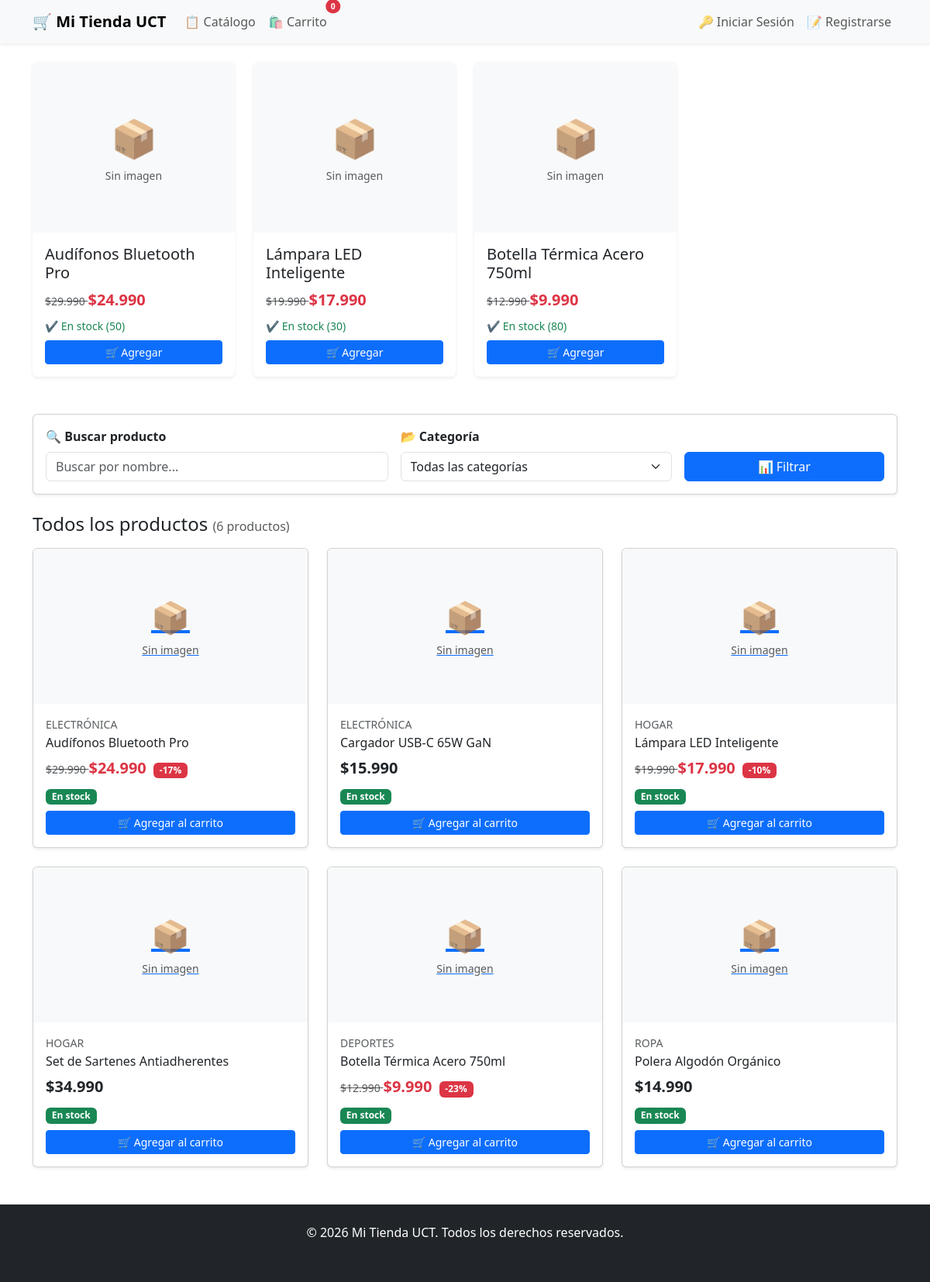
The page / on the database its author committed.
### tables this page shows
CREATE TABLE inventario (
    id                  INT AUTO_INCREMENT PRIMARY KEY,
    producto_id         INT         NOT NULL UNIQUE,
    cantidad            INT         NOT NULL DEFAULT 0 COMMENT 'Stock disponible actual',
    cantidad_reservada  INT         NOT NULL DEFAULT 0 COMMENT 'Stock apartado por carritos/órdenes en progreso',
    umbral_alerta       INT         NOT NULL DEFAULT 5 COMMENT 'Cantidad mínima antes de alertar reposición',
    FOREIGN KEY (producto_id) REFERENCES productos(id) ON DELETE CASCADE ON UPDATE CASCADE,
    INDEX idx_inventario_alerta (cantidad, umbral_alerta),
    CHECK (cantidad >= 0),
    CHECK (cantidad_reservada >= 0)
);

CREATE TABLE productos (
    id                  INT AUTO_INCREMENT PRIMARY KEY,
    sku                 VARCHAR(50)     NOT NULL UNIQUE COMMENT 'Stock Keeping Unit - código interno del producto',
    nombre              VARCHAR(255)    NOT NULL,
    descripcion         TEXT            DEFAULT NULL,
    precio              DECIMAL(10,2)   NOT NULL COMMENT 'Precio normal en CLP (ej: 29990.00)',
    precio_descuento    DECIMAL(10,2)   DEFAULT NULL COMMENT 'Precio con oferta (NULL = sin descuento)',
    categoria_id        INT             NOT NULL,
    activo              TINYINT(1)      NOT NULL DEFAULT 1,
    destacado           TINYINT(1)      NOT NULL DEFAULT 0 COMMENT 'Producto destacado en homepage',
    slug                VARCHAR(255)    NOT NULL UNIQUE COMMENT 'URL amigable: nombre-del-producto',
    fecha_creacion      DATETIME        NOT NULL DEFAULT NOW(),
    FOREIGN KEY (categoria_id) REFERENCES categorias(id) ON DELETE RESTRICT ON UPDATE CASCADE,
    INDEX idx_productos_categoria (categoria_id),
    INDEX idx_productos_activo (activo),
    INDEX idx_productos_destacado (destacado)
);

CREATE TABLE categorias (
    id              INT AUTO_INCREMENT PRIMARY KEY,
    nombre          VARCHAR(100)    NOT NULL UNIQUE,
    descripcion     TEXT            DEFAULT NULL COMMENT 'Descripción visible para el cliente',
    activa          TINYINT(1)      NOT NULL DEFAULT 1,
    orden           INT             NOT NULL DEFAULT 0 COMMENT 'Orden de visualización (menor = primero)',
    INDEX idx_categorias_activa (activa),
    INDEX idx_categorias_orden (orden)
);

### includes/funciones.php (called while the page is built, shortened)
<?php
function escapar($texto): string
{
    return htmlspecialchars((string) $texto, ENT_QUOTES, 'UTF-8');
}
function formato_precio($cantidad): string
{
    return '$' . number_format((float) $cantidad, 0, ',', '.');
}

### index.php (the view, shortened to what this page needs)
<?php
require_once __DIR__ . '/includes/funciones.php';
require_once __DIR__ . '/includes/header.php';
$pdo = getDB();
$pagina      = isset($_GET['pagina']) ? max(1, (int) $_GET['pagina']) : 1;
$busqueda    = isset($_GET['buscar']) ? trim($_GET['buscar']) : '';
$por_pagina  = 6;
$offset      = ($pagina - 1) * $por_pagina;
$stmt = $pdo->query("
    SELECT p.*, i.url as imagen_url, i.alt_text,
           inv.cantidad as stock
    FROM productos p
    LEFT JOIN (
        SELECT producto_id, url, alt_text
        FROM imagenes
        WHERE es_principal = 1
    ) i ON i.producto_id = p.id
    LEFT JOIN inventario inv ON inv.producto_id = p.id
    WHERE p.activo = 1 AND p.destacado = 1
    ORDER BY p.fecha_creacion DESC
    LIMIT 4
");
$destacados = $stmt->fetchAll();
?>
<?php if (!empty($destacados)): ?>
<section class="hero-section mb-5">
    <div class="row row-cols-1 row-cols-md-2 row-cols-lg-4 g-4">
        <?php foreach ($destacados as $prod): ?>
        <div class="col">
            <div class="card h-100 shadow-sm border-0 featured-card">
                <a href="producto.php?id=<?= (int) $prod['id'] ?>" class="text-decoration-none">
                    <div class="card-img-top bg-light d-flex align-items-center justify-content-center"
                         style="height: 220px; overflow: hidden;">
                        <?php if (!empty($prod['imagen_url'])): ?>
                            <img src="<?= escapar($prod['imagen_url']) ?>"
                                 alt="<?= escapar($prod['alt_text'] ?? $prod['nombre']) ?>"
                                 class="img-fluid"
                                 style="max-height: 100%; object-fit: contain;">
                        <?php else: ?>
                            <div class="text-center text-muted p-4">
                                <div style="font-size: 3rem;">📦</div>
                                <small>Sin imagen</small>
                            </div>
                        <?php endif; ?>
                    </div>
                </a>
                <div class="card-body d-flex flex-column">
                    <h5 class="card-title">
                        <a href="producto.php?id=<?= (int) $prod['id'] ?>"
                           class="text-decoration-none text-dark stretched-link">
                            <?= escapar($prod['nombre']) ?>
                        </a>
                    </h5>
                    <div class="mb-2">
                        <?php if (!empty($prod['precio_descuento'])): ?>
                            <span class="text-muted text-decoration-line-through small">
                                <?= formato_precio($prod['precio']) ?>
                            </span>
                            <span class="fs-5 fw-bold text-danger">
                                <?= formato_precio($prod['precio_descuento']) ?>
                            </span>
                        <?php else: ?>
                            <span class="fs-5 fw-bold">
                                <?= formato_precio($prod['precio']) ?>
                            </span>
                        <?php endif; ?>
                    </div>
                    <p class="text-muted small mb-2">
                        <?php if (($prod['stock'] ?? 0) > 0): ?>
                            <span class="text-success">✔ En stock (<?= (int) $prod['stock'] ?>)</span>
                        <?php else: ?>
                            <span class="text-danger">✖ Sin stock</span>
                        <?php endif; ?>
                    </p>
                    <button class="btn btn-primary btn-sm mt-auto agregar-carrito"
                            data-producto-id="<?= (int) $prod['id'] ?>"
                            data-cantidad="1"
                            <?= (($prod['stock'] ?? 0) < 1) ? 'disabled' : '' ?>>
                        🛒 Agregar
                    </button>
                </div>
            </div>
        </div>
        <?php endforeach; ?>
    </div>
</section>
<?php endif; ?>
<section class="catalogo-filtros mb-4">
    <div class="card shadow-sm">
        <div class="card-body">
            <form method="GET" action="index.php" class="row g-3 align-items-end">
                <div class="col-md-5">
                    <label for="buscar" class="form-label fw-semibold">🔍 Buscar producto</label>
                    <input type="text"
                           id="buscar"
                           name="buscar"
                           class="form-control"
                           placeholder="Buscar por nombre..."
                           value="<?= escapar($busqueda) ?>">
                </div>
                <div class="col-md-4">
                    <label for="categoria" class="form-label fw-semibold">📂 Categoría</label>
                    <select id="categoria" name="categoria" class="form-select">
                        <option value="0">Todas las categorías</option>
                    </select>
                </div>
                <div class="col-md-3">
                    <button type="submit" class="btn btn-primary w-100">📊 Filtrar</button>
                </div>
            </form>
        </div>
    </div>
</section>
<section class="catalogo-productos">
    <?php
    $where  = ["p.activo = 1"];
    $params = [];
    $where_sql = implode(' AND ', $where);
    $stmt_count = $pdo->prepare("
        SELECT COUNT(*) as total
        FROM productos p
        WHERE $where_sql
    ");
    $stmt_count->execute($params);
    $total_productos = (int) $stmt_count->fetch()['total'];
    $stmt = $pdo->prepare("
        SELECT p.*, i.url as imagen_url, i.alt_text,
               inv.cantidad as stock,
               c.nombre as categoria_nombre
        FROM productos p
        LEFT JOIN (
            SELECT producto_id, url, alt_text
            FROM imagenes
            WHERE es_principal = 1
        ) i ON i.producto_id = p.id
        LEFT JOIN inventario inv ON inv.producto_id = p.id
        LEFT JOIN categorias c ON c.id = p.categoria_id
        WHERE $where_sql
        ORDER BY p.fecha_creacion DESC
        LIMIT :limite OFFSET :offset
    ");
    $stmt->bindValue(':limite', $por_pagina, PDO::PARAM_INT);
    $stmt->bindValue(':offset', $offset, PDO::PARAM_INT);
    $stmt->execute();
    $productos = $stmt->fetchAll();
    ?>
    <div class="d-flex justify-content-between align-items-center mb-3">
        <h4 class="mb-0">
            <?php if ($busqueda !== ''): ?>
                Resultados para "<?= escapar($busqueda) ?>"
            <?php else: ?>
                Todos los productos
            <?php endif; ?>
            <small class="text-muted fs-6">(<?= $total_productos ?> productos)</small>
        </h4>
    </div>
    <?php if (empty($productos)): ?>
        <div class="alert alert-info text-center py-5">
            <div style="font-size: 3rem;">📭</div>
            <h5>No se encontraron productos</h5>
            <p class="mb-0">Intenta con otra búsqueda o categoría.</p>
        </div>
    <?php else: ?>
        <div class="row row-cols-1 row-cols-sm-2 row-cols-md-3 g-4">
            <?php foreach ($productos as $prod): ?>
            <div class="col">
                <div class="card h-100 shadow-sm">
                    <a href="producto.php?id=<?= (int) $prod['id'] ?>">
                        <div class="card-img-top bg-light d-flex align-items-center justify-content-center"
                             style="height: 200px; overflow: hidden;">
                            <?php if (!empty($prod['imagen_url'])): ?>
                                <img src="<?= escapar($prod['imagen_url']) ?>"
                                     alt="<?= escapar($prod['alt_text'] ?? $prod['nombre']) ?>"
                                     class="img-fluid"
                                     style="max-height: 100%; object-fit: contain;">
                            <?php else: ?>
                                <div class="text-center text-muted p-4">
                                    <div style="font-size: 2.5rem;">📦</div>
                                    <small>Sin imagen</small>
                                </div>
                            <?php endif; ?>
                        </div>
                    </a>
                    <div class="card-body d-flex flex-column">
                        <small class="text-muted text-uppercase">
                            <?= escapar($prod['categoria_nombre'] ?? '') ?>
                        </small>
                        <h6 class="card-title mt-1">
                            <a href="producto.php?id=<?= (int) $prod['id'] ?>"
                               class="text-decoration-none text-dark">
                                <?= escapar($prod['nombre']) ?>
                            </a>
                        </h6>
                        <div class="mb-2">
                            <?php if (!empty($prod['precio_descuento'])): ?>
                                <span class="text-muted text-decoration-line-through small">
                                    <?= formato_precio($prod['precio']) ?>
                                </span>
                                <span class="fs-5 fw-bold text-danger">
                                    <?= formato_precio($prod['precio_descuento']) ?>
                                </span>
                                <?php
                                $descuento = round((1 - $prod['precio_descuento'] / $prod['precio']) * 100);
                                if ($descuento > 0):
                                ?>
                                <span class="badge bg-danger ms-1">-<?= $descuento ?>%</span>
                                <?php endif; ?>
                            <?php else: ?>
                                <span class="fs-5 fw-bold">
                                    <?= formato_precio($prod['precio']) ?>
                                </span>
                            <?php endif; ?>
                        </div>
                        <p class="mb-2">
                            <?php if (($prod['stock'] ?? 0) > 0): ?>
                                <span class="badge bg-success">En stock</span>
                            <?php else: ?>
                                <span class="badge bg-secondary">Agotado</span>
                            <?php endif; ?>
                        </p>
                        <button class="btn btn-primary btn-sm mt-auto agregar-carrito"
                                data-producto-id="<?= (int) $prod['id'] ?>"
                                data-cantidad="1"
                                <?= (($prod['stock'] ?? 0) < 1) ? 'disabled' : '' ?>>
                            🛒 Agregar al carrito
                        </button>
                    </div>
                </div>
            </div>
            <?php endforeach; ?>
        </div>
    <?php endif; ?>
</section>
<?php
require_once __DIR__ . '/includes/footer.php';
?>

### rows shown on the page
inventario: producto.nombre "Audífonos Bluetooth Pro", producto.precio "$29.990", producto.precio_descuento "$24.990", cantidad "50"
inventario: producto.nombre "Lámpara LED Inteligente", producto.precio "$19.990", producto.precio_descuento "$17.990", cantidad "30"
inventario: producto.nombre "Botella Térmica Acero 750ml", producto.precio "$12.990", producto.precio_descuento "$9.990", cantidad "80"
productos: categoria.nombre "ELECTRÓNICA", nombre "Audífonos Bluetooth Pro", precio "$29.990", precio_descuento "$24.990", descuento "17"
productos: categoria.nombre "ELECTRÓNICA", nombre "Cargador USB-C 65W GaN", precio "$15.990"
productos: categoria.nombre "HOGAR", nombre "Lámpara LED Inteligente", precio "$19.990", precio_descuento "$17.990", descuento "10"
productos: categoria.nombre "HOGAR", nombre "Set de Sartenes Antiadherentes", precio "$34.990"
productos: categoria.nombre "DEPORTES", nombre "Botella Térmica Acero 750ml", precio "$12.990", precio_descuento "$9.990", descuento "23"
productos: categoria.nombre "ROPA", nombre "Polera Algodón Orgánico", precio "$14.990"

### other values the page prints
SITE_NAME "Mi Tienda UCT"
$total_productos "6"
